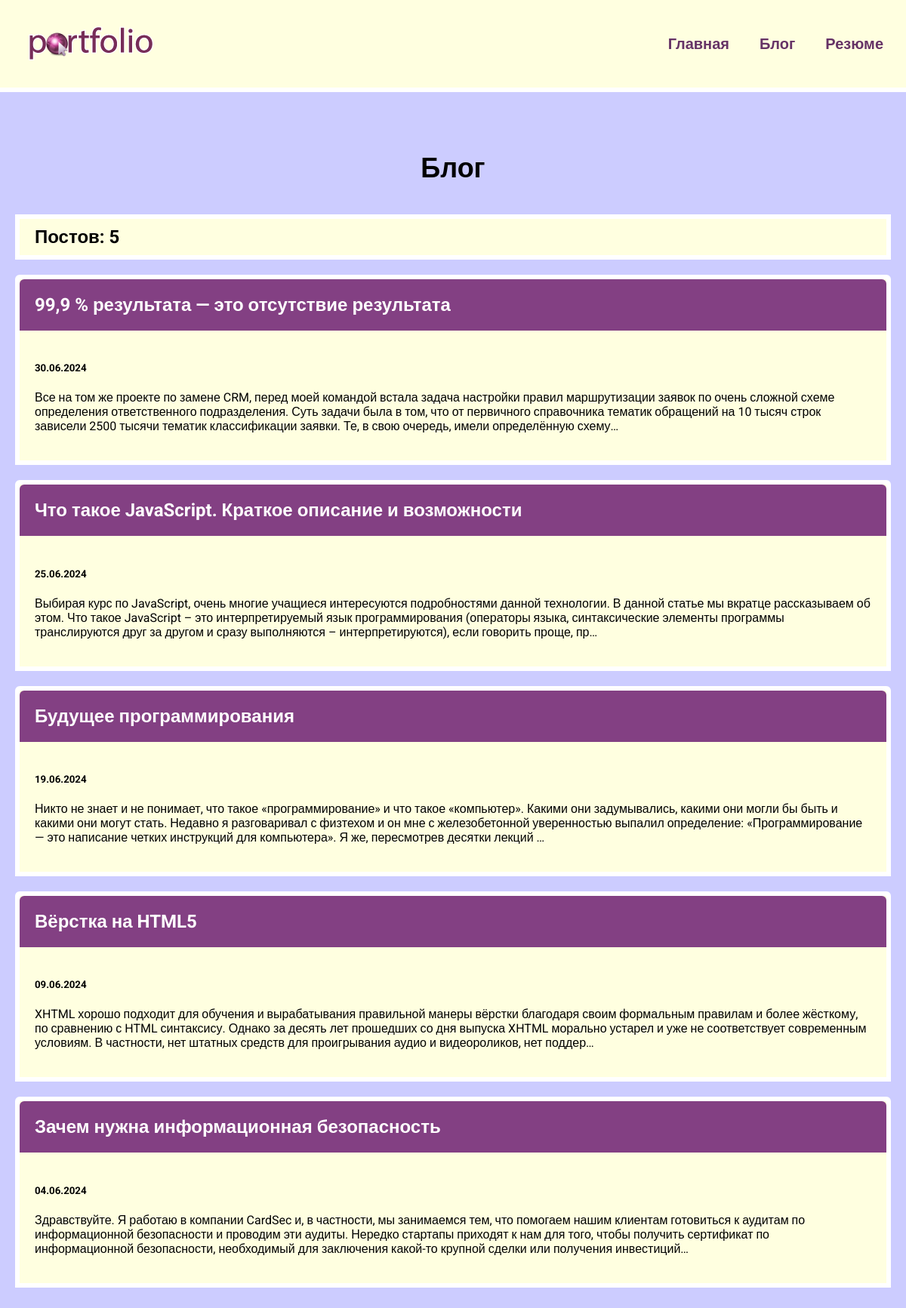
Screenshot of /blog/ with the database file from the repository.
### blog/models.py (models this page shows, shortened)
class Blog(models.Model):
    title = models.CharField(max_length=200)
    description = models.TextField()
    date = models.DateField()

### blog/views.py (the view)
# urls.py: path('', views.blogs, name="blogs"),
def blogs(request):
    blogs = Blog.objects.order_by("-date")
    return render(request, 'blog/blogs.html', {'blogs': blogs})

### blog/templates/blog/blogs.html
{% extends 'skills/base.html' %}
{% block content %}
<h1>Блог</h1>
<h2 class="count">Постов: {{ blogs.count }} </h2>
{% for blog in blogs %}
<div class="element">
    <h2 class="top"><a href="{% url 'detail' blog.id %}">{{ blog.title }}</a></h2>
    <div class="blog_text">
        <h5>{{ blog.date|date:'d.m.Y' }}</h5>
        <p>{{ blog.description|striptags|truncatechars:360 }}</p>
    </div>
</div>
{% endfor %}
{% endblock %}

### skills/static/css/style.css (style rules this page uses)
body { background: #CCCCFF; padding: 0; margin: 0; font-family: "Roboto", sans-serif; }
.element { border-radius: 6px 6px 0 0; }
.element, .count { background: lightyellow; border: 6px solid #FFF; margin: 20px 0; }
.content h1 { text-align: center; margin: 60px 0 40px; font-size: 36px; }
.top { background: #834083; margin: 0; border-radius: 6px 6px 0 0; }
.top a { color: #FFF; text-decoration: none; padding: 20px; display: block; }
.blog_text { padding: 20px; box-sizing: border-box; }
.count { padding: 10px 20px; box-sizing: border-box; }

### rows the page displays
Blog: title "99,9 % результата — это отсутствие результата", date "30.06.2024", description "Все на том же проекте по замене CRM, перед моей командой встала задача настройки правил маршрутизации заявок по очень сложной схеме определения ответственного подразделения. Суть задачи была в том, что от первичного справочника тематик обращений на 10 тысяч строк зависели 2500 тысячи тематик классификации заявки. Те, в свою очередь, имели определённую схему…"
Blog: title "Что такое JavaScript. Краткое описание и возможности", date "25.06.2024", description "Выбирая курс по JavaScript, очень многие учащиеся интересуются подробностями данной технологии. В данной статье мы вкратце рассказываем об этом. Что такое JavaScript – это интерпретируемый язык программирования (операторы языка, синтаксические элементы программы транслируются друг за другом и сразу выполняются – интерпретируются), если говорить проще, пр…"
Blog: title "Будущее программирования", date "19.06.2024", description "Никто не знает и не понимает, что такое «программирование» и что такое «компьютер». Какими они задумывались, какими они могли бы быть и какими они могут стать. Недавно я разговаривал с физтехом и он мне с железобетонной уверенностью выпалил определение: «Программирование — это написание четких инструкций для компьютера». Я же, пересмотрев десятки лекций …"
Blog: title "Вёрстка на HTML5", date "09.06.2024", description "XHTML хорошо подходит для обучения и вырабатывания правильной манеры вёрстки благодаря своим формальным правилам и более жёсткому, по сравнению с HTML синтаксису. Однако за десять лет прошедших со дня выпуска XHTML морально устарел и уже не соответствует современным условиям. В частности, нет штатных средств для проигрывания аудио и видеороликов, нет поддер…"
Blog: title "Зачем нужна информационная безопасность", date "04.06.2024", description "Здравствуйте. Я работаю в компании CardSec и, в частности, мы занимаемся тем, что помогаем нашим клиентам готовиться к аудитам по информационной безопасности и проводим эти аудиты. Нередко стартапы приходят к нам для того, чтобы получить сертификат по информационной безопасности, необходимый для заключения какой-то крупной сделки или получения инвестиций…"

### other values shown
{{ blogs.count }} "5"
